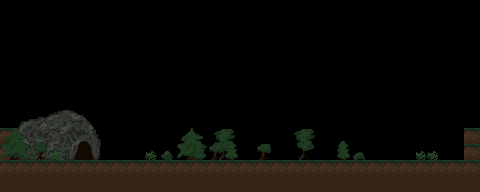

A level layout from a 2D game, rendered from its tile map. Below: a short description, then the map file with tile-grid data replaced by summaries:
An orthogonal 30x12 tile map with 16x16 px tiles, 3 tile layers (tiles, tiles2, top) and 2 objects (entry, exit).

<map version="1.0" orientation="orthogonal" renderorder="right-down" width="30" height="12" tilewidth="16" tileheight="16" nextobjectid="98">
 <tileset firstgid="1" name="tileset.png" tilewidth="16" tileheight="16" tilecount="128" columns="8">
  <image source="../images/tileset.png" width="128" height="256" />
 </tileset>
 <layer name="tiles" width="30" height="12">
  <properties>
   <property name="tileset" value="tileset.png" />
  </properties>
  <data>[360 cells, 104 non-empty, 42 distinct tile ids]</data>
 </layer>
 <layer name="tiles2" width="30" height="12">
  <properties>
   <property name="tileset" value="tileset.png" />
  </properties>
  <data>[360 cells, 21 non-empty, 15 distinct tile ids]</data>
 </layer>
 <objectgroup name="exits">
  <object id="89" name="entryE" type="entry" x="384" y="128" width="16" height="32">
   <properties>
    <property name="ID" value="1" />
   </properties>
  </object>
  <object id="94" name="exitCave" type="exit" x="80" y="128" width="32" height="32">
   <properties>
    <property name="name" value="s0_e2_outro" />
    <property name="type" value="touch" />
   </properties>
  </object>
 </objectgroup>
 <layer name="top" width="30" height="12">
  <properties>
   <property name="tileset" value="tileset.png" />
  </properties>
  <data>[360 cells, 0 non-empty, 0 distinct tile ids]</data>
 </layer>
 <objectgroup name="global">
  <properties>
   <property name="background" value="background_morning.png" />
   <property name="backgroundSizeX" value="800" />
   <property name="backgroundSizeY" value="600" />
   <property name="moon" value="true" />
   <property name="stars" value="true" />
  </properties>
 </objectgroup>
</map>
